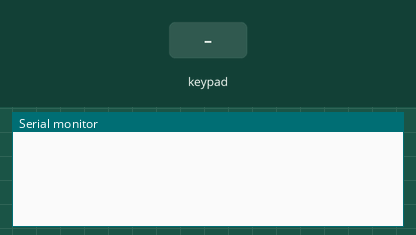
Bench run of a sketch on a simulated Arduino Uno, built with avr-gcc and run on an emulated ATmega328P. Parts: the last lines printed to the serial monitor. Inputs (shaded band) come from the test bench.

Above: at 1.2 s.
1.3 s: key '1' pressed
At 2.5 s:
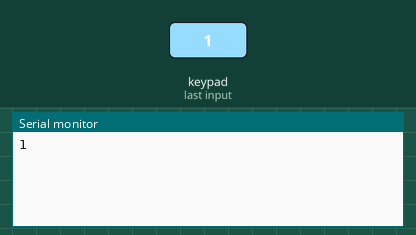
2.8 s: keypad keys 5 4 3 2 # pressed 0.4 s apart
At 5.2 s:
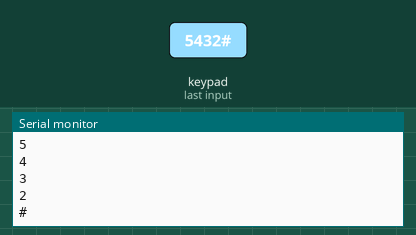
6.3 s: key 'A' pressed
At 6.6 s:
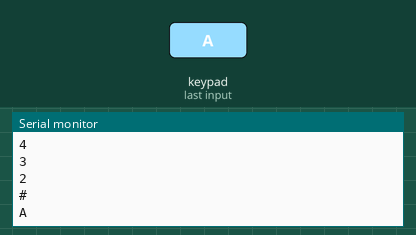
7.8 s: keypad keys 5 4 3 2 * pressed 0.4 s apart
At 10.1 s:
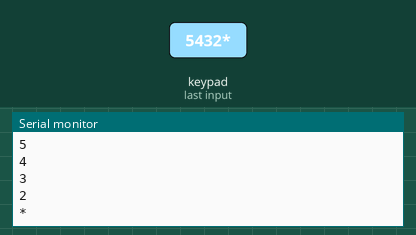
11.3 s: key 'B' pressed
At 12.5 s:
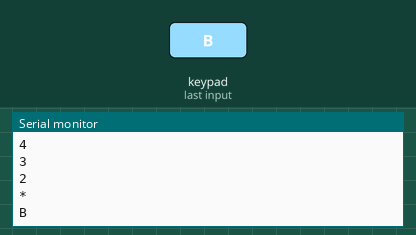
12.8 s: keypad keys 5 4 3 2 D pressed 0.4 s apart
At 14.9 s:
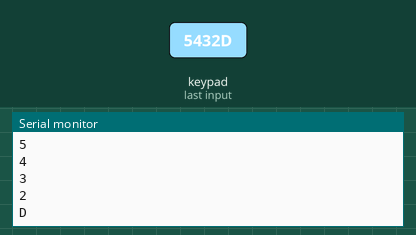
Timing chart, 0 to 16.4 s (numbered marks = the images above; inputs shaded):
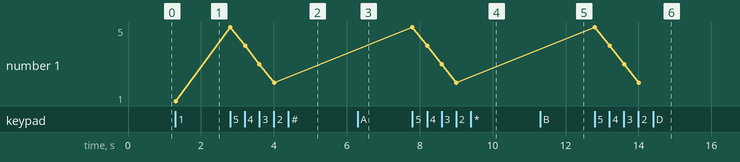

Measured:
- after the input at 1.3 s, the serial monitor: prints a new line at once (image 1)
- after the input at 2.8 s, the serial monitor: prints a new line at once (image 2)
- after the input at 6.3 s, the serial monitor: prints a new line at once (image 3)
- after the input at 7.8 s, the serial monitor: prints a new line at once (image 4)
- after the input at 11.3 s, the serial monitor: prints a new line at once (image 5)
- after the input at 12.8 s, the serial monitor: prints a new line at once (image 6)
- plotted number 1: 1 → 2 after the input at 2.8 s

The sketch:

keypad.ino
```cpp
#include <Key.h> // https://inventr.io/libraries/ 4x4 keyboard
#include <Keypad.h>


const byte ROWS = 4;
const byte COLS = 4;

char buttons[ROWS][COLS] = {
  {'1', '2', '3', 'A'},  // 1st row
  {'4', '5', '6', 'B'},  // 2nd row
  {'7', '8', '9', 'C'},  // 3rd row
  {'*', '0', '#', 'D'}   // 4th row
};

byte rowPins[ROWS] = {5, 4, 3, 2};
byte colPins[COLS] = {6, 7, 8, 9};

Keypad myAwesomePad = Keypad(makeKeymap(buttons), rowPins, colPins, ROWS, COLS);


void setup() {
  Serial.begin(9600); // Begin monitoring via the serial monitor
}

void loop() {
  char result = myAwesomePad.getKey();

  if (result){                    // if a button is pressed
    Serial.println(result);
  }

}
```
